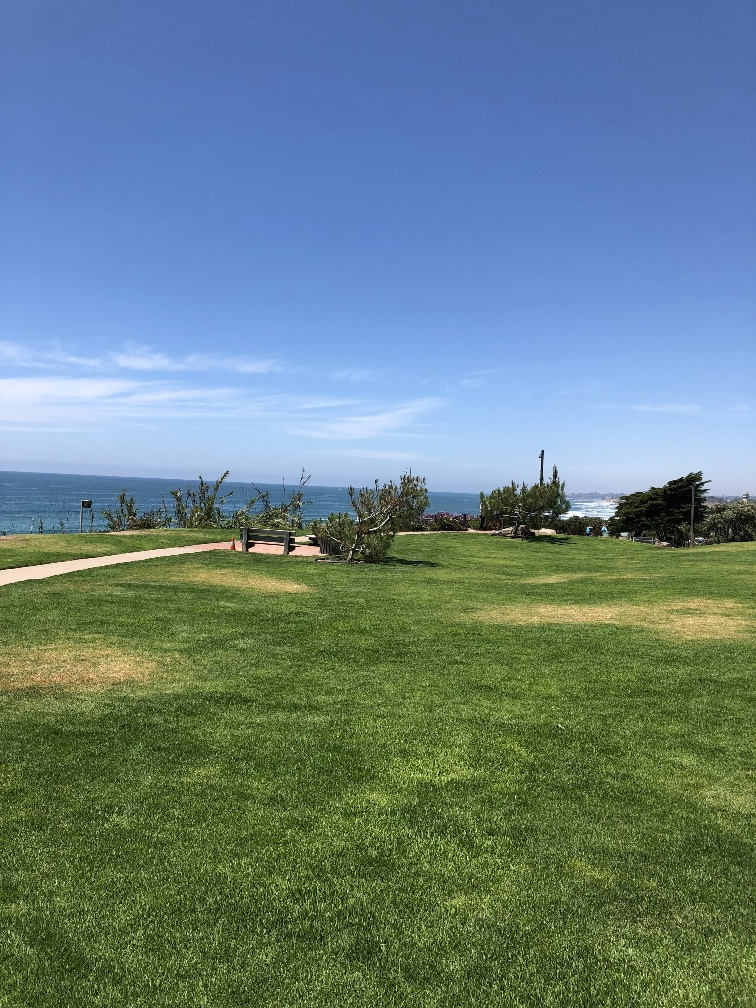
#> input picture 103-Computer-Vision-1-Introduction-Python/week7-python/data/images/scene/scene1.jpg, 756 x 1008 px, found by its file name; its folder holds 4 pictures in this run
$ jupyter execute Assignment_Panorama.ipynb   (shell and % lines are left out)
#> lines starting #> are read from the running program, lines starting #| are printed output that depends on the picture
# <font style = "color:rgb(50,120,229)">Assignment Instructions</font>

This assignment carries **30 marks** and will be **manually graded**. You will have a total of **5 submissions** allowed.

In this assignment, you will be **creating a panorama using the stitcher class**. Unlike previous assignments, we will not be providing any function syntax to help you with.

**This assignment has the following objectives** :

1. Learn how to create a panorama using 8 images using the stitcher class in OpenCV.
1. Learn how to browse through the documentation and find relevant information to accomplish the task at hand.
( NOTE that this is a very useful skill in general )
1. Read about how OpenCV implements Image Stitching. [**Please read about it here**](https://docs.opencv.org/4.1.0/d1/d46/group__stitching.html)

Please use [**this link for the relevant documentation page ( the stitcher class )**](https://docs.opencv.org/4.1.0/d2/d8d/classcv_1_1Stitcher.html).

# <font style = "color:rgb(50,120,229)">Creating Panoramas with multiple images</font>
Go through the documentation given in the links above and complete the code. The code is very simple and should not take much time. Thus, you should not search online and **ONLY** use the links provided to complete the assignment.

[cell 1]
import cv2
import numpy as np
import matplotlib.pyplot as plt
from dataPath import DATA_PATH

[cell 2]
import matplotlib
matplotlib.rcParams['figure.figsize'] = (10.0, 10.0)
matplotlib.rcParams['image.cmap'] = 'gray'

[cell 3]
import os

[cell 4]
images = []

dirName = "scene"

imagefiles = [DATA_PATH + "images/{}/".format(dirName) + f for f in os.listdir(DATA_PATH+"images/"+dirName) if f.endswith(".jpg")]
imagefiles.sort()

destination = "{}_result.png".format(dirName)
plt.figure(figsize=[20,15])
i=1
for filename in imagefiles:
    img = cv2.imread(filename)
#> img is the input picture: shape (1008, 756, 3); mean B, G, R 131.1, 128.6, 103.6
    images.append(img)

stitcher = cv2.Stitcher_create(cv2.Stitcher_PANORAMA)
_, result = stitcher.stitch(images)
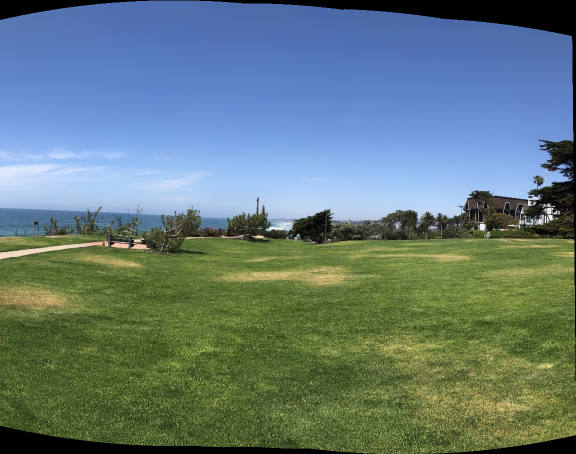
#> result: shape (908, 1152, 3) (shown at 1/2 size); mean of channels 0, 1, 2 121.8, 122.6, 99.8; drawn as B, G, R

[cell 5]
# plt.figure(figsize=[20,10])
plt.imshow(result[:,:,::-1])
